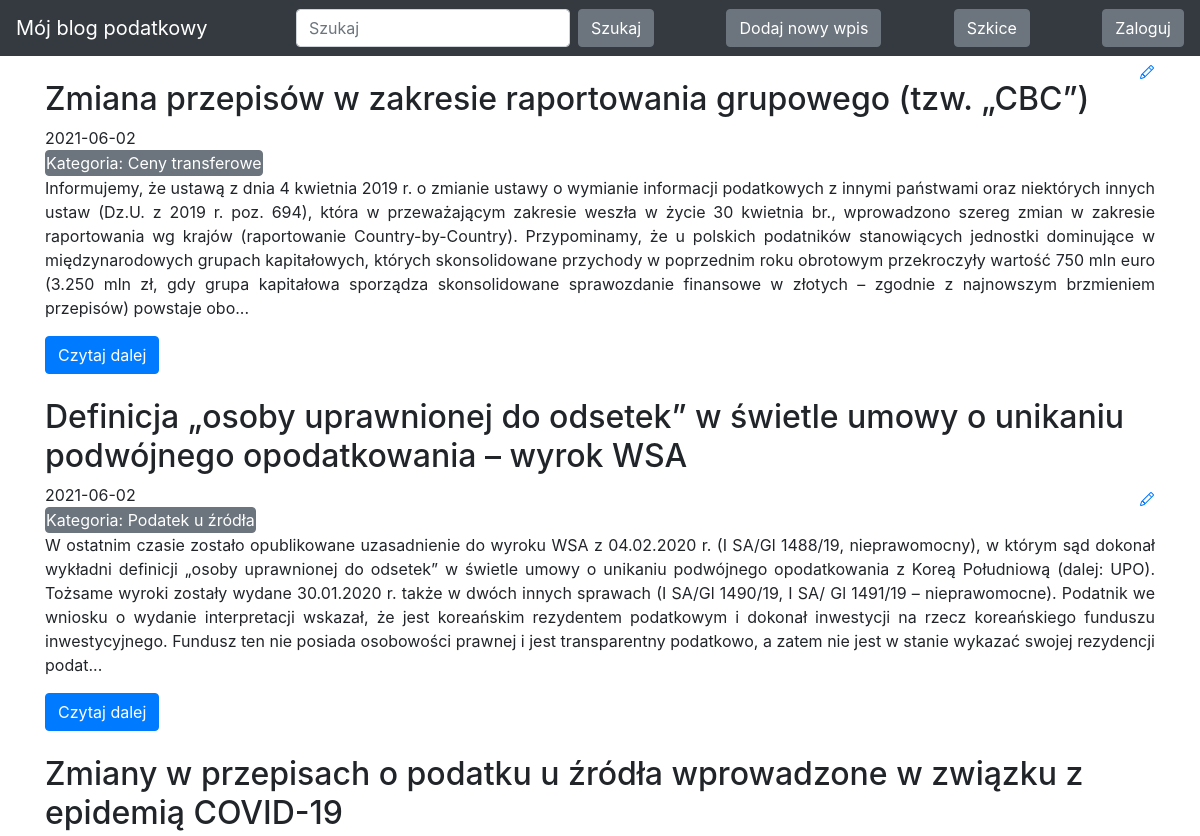
Before: / (upper part) with the older database file.
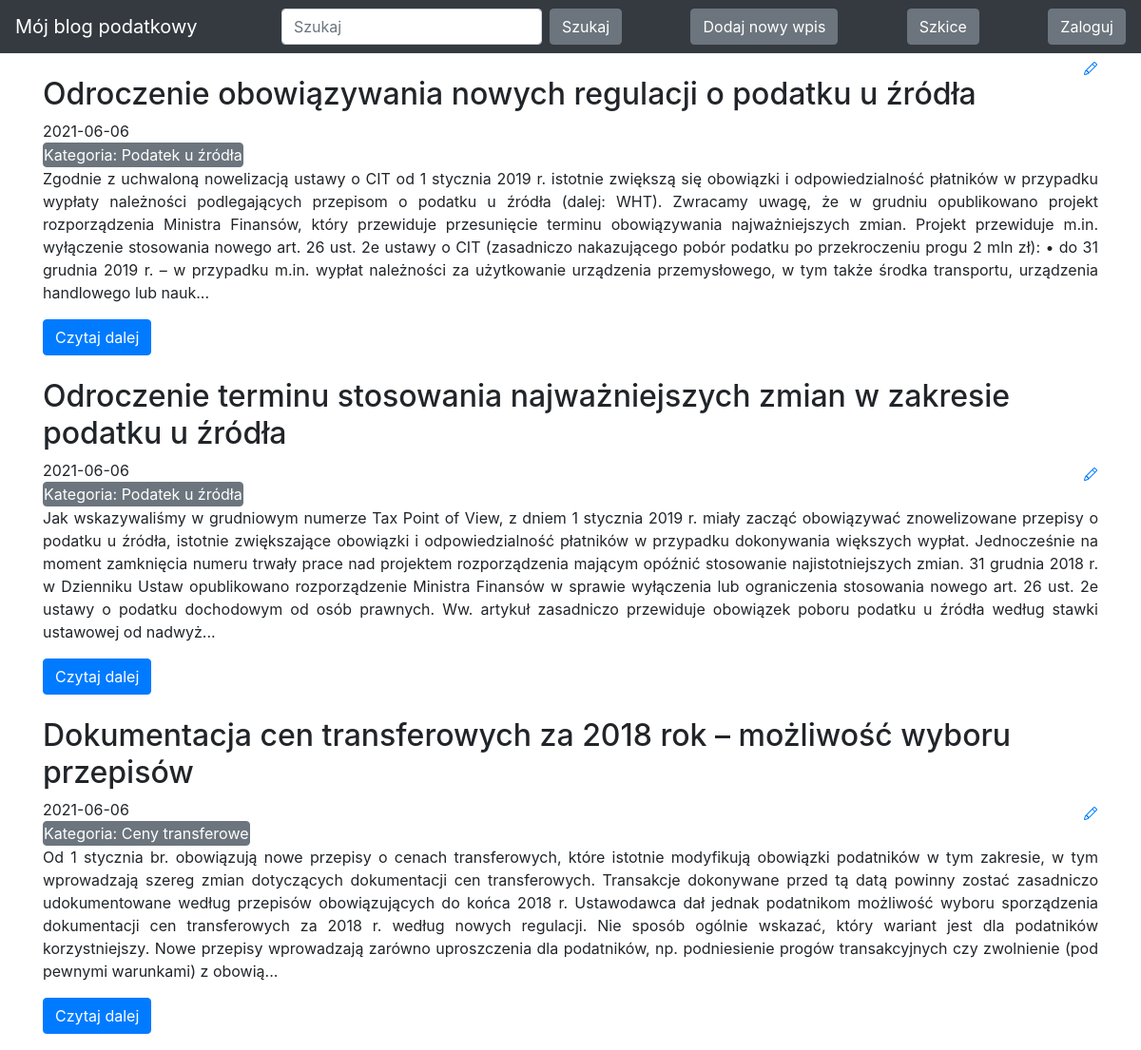
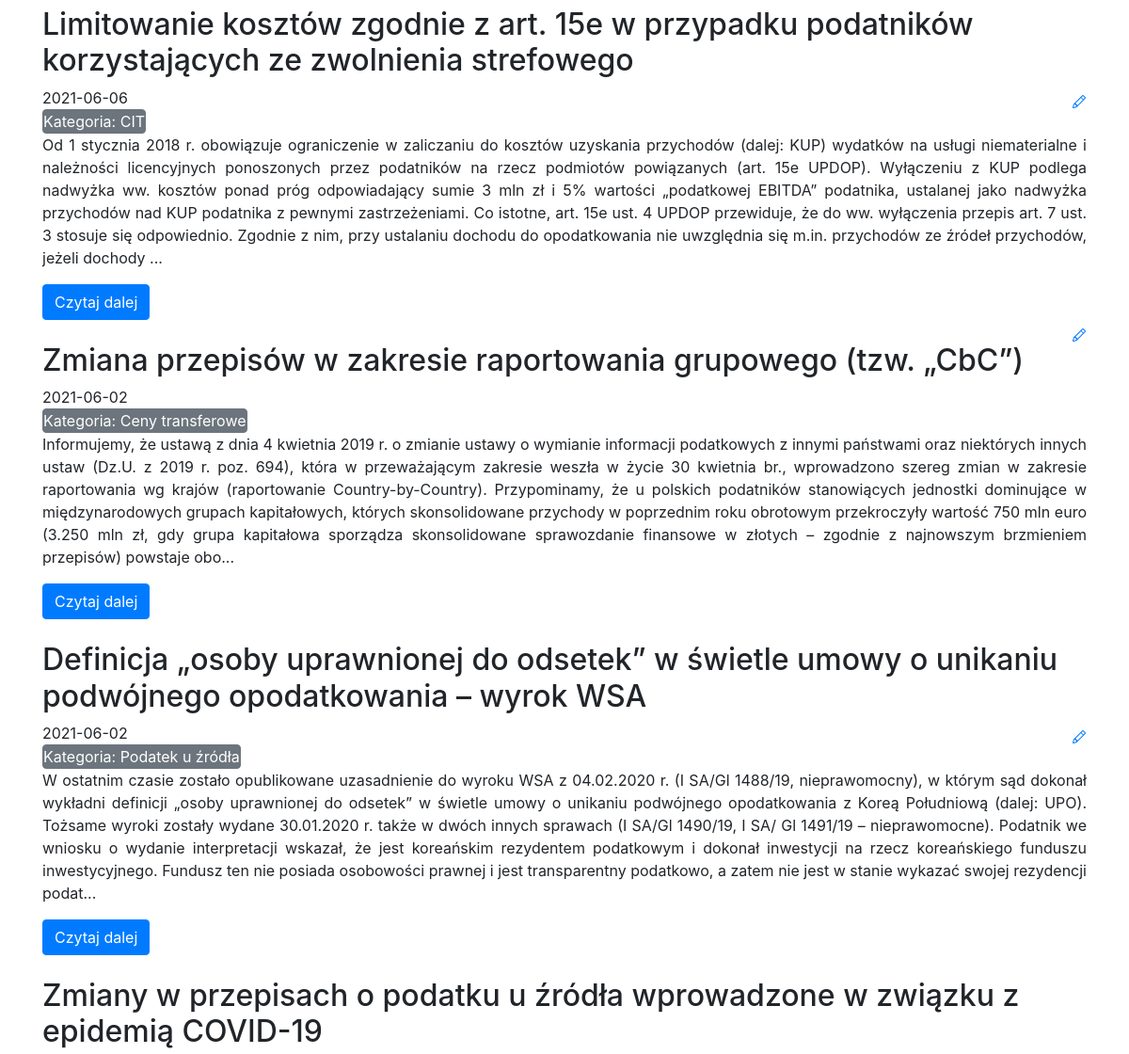
After: the same page with the newer database file (2 pictures, top to bottom).
### blog/models.py (models this page shows)
class Entry(db.Model):
    id = db.Column(db.Integer, primary_key=True)
    title = db.Column(db.String(80), nullable=False)
    body = db.Column(db.Text, nullable=False)
    pub_date = db.Column(db.DateTime, nullable=False,
                         default=datetime.datetime.utcnow)
    is_published = db.Column(db.Boolean, default=False)
    category = db.Column(db.String(80), nullable=False)

### blog/routes.py (the view)
@app.route("/")
def index():
    search = request.args.get('search', default=None)
    category = request.args.get('category', default=None)
    entry_id = request.args.get('entry_id', default=None)
    query = Entry.query.filter_by(is_published=True)
    if search:
        query = query.filter(or_(Entry.title.contains(search), Entry.body.contains(search)))
    elif category:
        query = query.filter(Entry.category == category)
    elif entry_id:
        query = query.filter(Entry.id == entry_id)
    all_posts = query.order_by(Entry.pub_date.desc())
    return render_template("homepage.html", all_posts=all_posts)

### blog/templates/homepage.html (shortened to what this page needs)
<!DOCTYPE html>
<html lang="en">
{% extends "base.html" %}
{% block content %}
{% for post in all_posts %}
<div>
   <div>
       <h2 class="mt-4 d-inline-block">{{ post.title }}</h2>
       <a href="{{ url_for('edit_entry', entry_id=post.id) }}">
       </a>
   </div>
   {{ post.pub_date.strftime('%Y-%m-%d') }}
    <form class="form-inline my-2 my-lg-0" action="{{ url_for('index') }}" method="GET">
    <button class="btn btn-secondary my-2 my-sm-0 p-0" name="category" value="{{ post.category }}" type="submit">Kategoria: {{ post.category }}</button>
    </form>
    <p style="text-align: justify">
        {% if 'entry_id' in request.full_path %}
        {{ post.body }}
        {% else %}
        {{ post.body|truncate(700, true) }}
        {% endif %}
   </p>
    <form class="form-inline my-2 my-lg-0" action="{{ url_for('index') }}" method="GET">
    <button class="btn btn-primary my-2 my-sm-0" name="entry_id" value="{{ post.id }}" type="submit">Czytaj dalej</button>
    </form>
</div>
{% endfor %}
{% endblock %}

### blog/templates/base.html (shortened to what this page needs)
<!DOCTYPE html>
<html lang="en">
<head>
    <link rel="stylesheet" href="https://stackpath.bootstrapcdn.com/bootstrap/4.3.1/css/bootstrap.min.css"
>
</head>
<body>
<nav class="navbar navbar-expand-lg navbar-dark bg-dark static-top">
        <a class="navbar-brand" href="/">Mój blog podatkowy</a>
        <div class="collapse navbar-collapse" id="navbarsExampleDefault">
            <form class="form-inline my-2 my-lg-0" action="{{ url_for('index') }}" method="GET">
                <input class="form-control mr-sm-2" type="text" name="search" placeholder="Szukaj" aria-label="Szukaj">
                <button class="btn btn-secondary my-2 my-sm-0" type="submit">Szukaj</button>
            </form>
        </div>
        <div class="collapse navbar-collapse" id="navbarsExampleDefault1">
                <button class="btn btn-secondary my-2 my-sm-0" type="submit"><a href="/new-post/" style="text-decoration: none; color: white">Dodaj nowy wpis</a></button>
        </div>
        <div class="collapse navbar-collapse" id="navbarsExampleDefault2">
                <button class="btn btn-secondary my-2 my-sm-0" type="submit"><a href="/drafts/" style="text-decoration: none; color: white">Szkice</a></button>
        </div>
        <div class="collapse navbar-collapse" id="navbarsExampleDefault3">
                {% if session.logged_in %}
                <form class="form-inline my-2 my-lg-0" action="{{ url_for('logout') }}" method="POST">
                <button class="btn btn-secondary my-2 my-sm-0" type="submit">Wyloguj</button>
                </form>
                {% else %}
                <a href="{{ url_for('login') }}" class="btn btn-secondary my-2 my-lg-0">Zaloguj</a>
                {% endif %}
        </div>
</nav>
<main role="main" class="container">
   {% block content %}
   {% endblock %}
 </main>
</body>
</html>

Changed rows visible on the page:
added Entry: title "Odroczenie obowiązywania nowych regulacji o podatku u źródła", pub_date "2021-06-06", category "Podatek u źródła", body "Zgodnie z uchwaloną nowelizacją ustawy o CIT od 1 stycznia 2019 r. istotnie zwiększą się obowiązki i odpowiedzialność płatników w przypadku wypłaty należności podlegających przepisom o podatku u źródła (dalej: WHT). Zwracamy uwagę, że w grudniu opublikowano projekt rozporządzenia Ministra Finansów, który przewiduje przesunięcie terminu obowiązywania najważniejszych zmian. Projekt przewiduje m.in. wyłączenie stosowania nowego art. 26 ust. 2e ustawy o CIT (zasadniczo nakazującego pobór podatku po przekroczeniu progu 2 mln zł): • do 31 grudnia 2019 r. – w przypadku m.in. wypłat należności za użytkowanie urządzenia przemysłowego, w tym także środka transportu, urządzenia handlowego lub nauk...", {{ post.id }} 9 (drawn)
added Entry: title "Odroczenie terminu stosowania najważniejszych zmian w zakresie podatku u źródła", pub_date "2021-06-06", category "Podatek u źródła", body "Jak wskazywaliśmy w grudniowym numerze Tax Point of View, z dniem 1 stycznia 2019 r. miały zacząć obowiązywać znowelizowane przepisy o podatku u źródła, istotnie zwiększające obowiązki i odpowiedzialność płatników w przypadku dokonywania większych wypłat. Jednocześnie na moment zamknięcia numeru trwały prace nad projektem rozporządzenia mającym opóźnić stosowanie najistotniejszych zmian. 31 grudnia 2018 r. w Dzienniku Ustaw opublikowano rozporządzenie Ministra Finansów w sprawie wyłączenia lub ograniczenia stosowania nowego art. 26 ust. 2e ustawy o podatku dochodowym od osób prawnych. Ww. artykuł zasadniczo przewiduje obowiązek poboru podatku u źródła według stawki ustawowej od nadwyż...", {{ post.id }} 8 (drawn)
added Entry: title "Dokumentacja cen transferowych za 2018 rok – możliwość wyboru przepisów", pub_date "2021-06-06", category "Ceny transferowe", body "Od 1 stycznia br. obowiązują nowe przepisy o cenach transferowych, które istotnie modyfikują obowiązki podatników w tym zakresie, w tym wprowadzają szereg zmian dotyczących dokumentacji cen transferowych. Transakcje dokonywane przed tą datą powinny zostać zasadniczo udokumentowane według przepisów obowiązujących do końca 2018 r. Ustawodawca dał jednak podatnikom możliwość wyboru sporządzenia dokumentacji cen transferowych za 2018 r. według nowych regulacji. Nie sposób ogólnie wskazać, który wariant jest dla podatników korzystniejszy. Nowe przepisy wprowadzają zarówno uproszczenia dla podatników, np. podniesienie progów transakcyjnych czy zwolnienie (pod pewnymi warunkami) z obowią...", {{ post.id }} 7 (drawn)
added Entry: title "Limitowanie kosztów zgodnie z art. 15e w przypadku podatników korzystających ze zwolnienia strefowego", pub_date "2021-06-06", category "CIT", body "Od 1 stycznia 2018 r. obowiązuje ograniczenie w zaliczaniu do kosztów uzyskania przychodów (dalej: KUP) wydatków na usługi niematerialne i należności licencyjnych ponoszonych przez podatników na rzecz podmiotów powiązanych (art. 15e UPDOP). Wyłączeniu z KUP podlega nadwyżka ww. kosztów ponad próg odpowiadający sumie 3 mln zł i 5% wartości „podatkowej EBITDA” podatnika, ustalanej jako nadwyżka przychodów nad KUP podatnika z pewnymi zastrzeżeniami. Co istotne, art. 15e ust. 4 UPDOP przewiduje, że do ww. wyłączenia przepis art. 7 ust. 3 stosuje się odpowiednio. Zgodnie z nim, przy ustalaniu dochodu do opodatkowania nie uwzględnia się m.in. przychodów ze źródeł przychodów, jeżeli dochody ...", {{ post.id }} 6 (drawn)
changed Entry: title "Zmiana przepisów w zakresie raportowania grupowego (tzw. „CBC”)" → "Zmiana przepisów w zakresie raportowania grupowego (tzw. „CbC”)"
